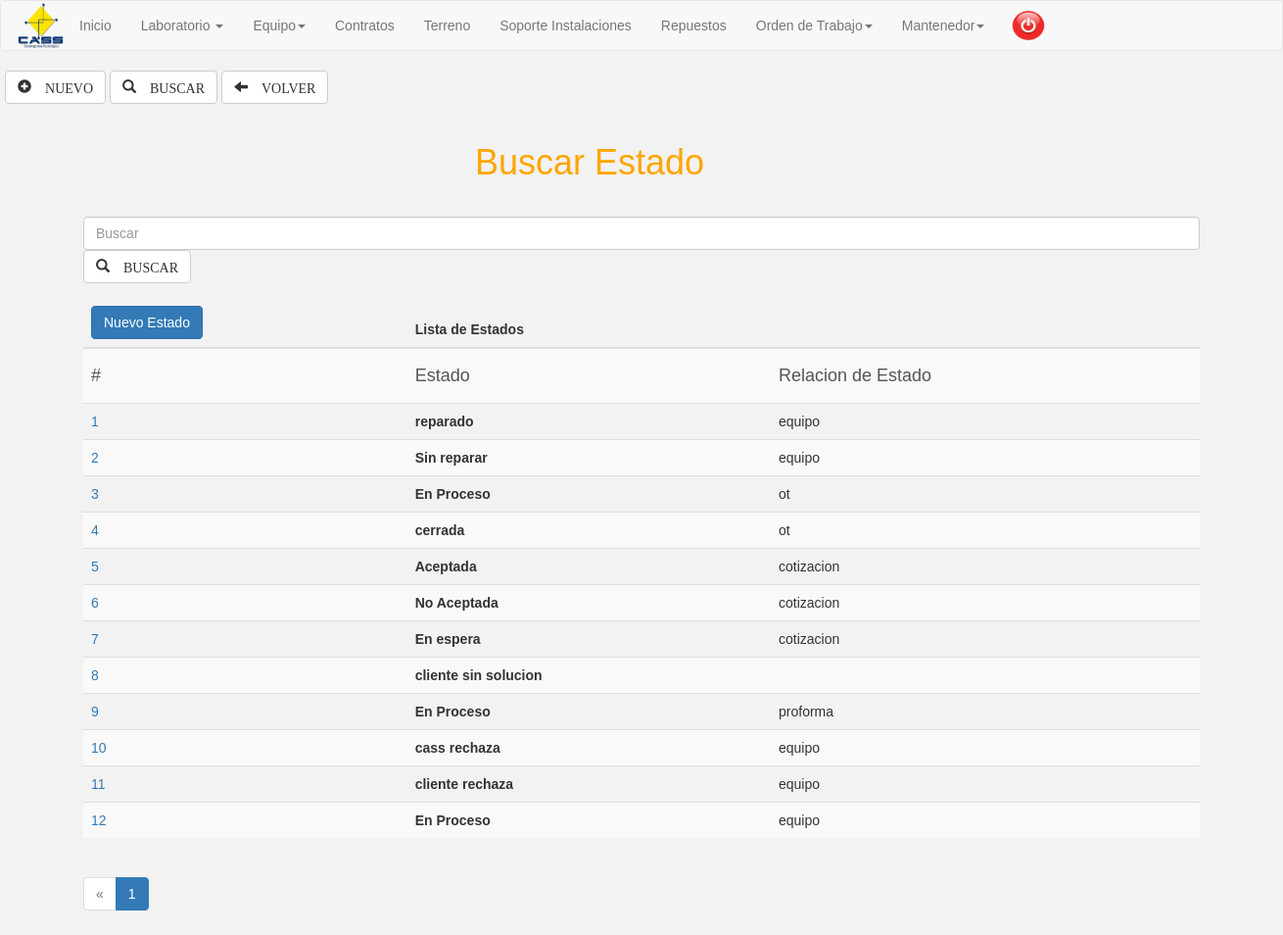
The page /estado.buscar.php (signed in) on the database its author committed.
### tables this page shows
CREATE TABLE `estado` (
  `id_estado` int(11) NOT NULL,
  `estado` varchar(100) NOT NULL,
  `relacion` varchar(30) NOT NULL,
  `Condicion` varchar(15) NOT NULL,
  `Inicio` int(11) NOT NULL
);

### estado.buscar.php (the view, shortened to what this page needs)
<?php
if (isset($_SESSION['correo'])) {?>
<!DOCTYPE html>
<html lang="en">
<head>
	<link rel="stylesheet" href="css/bootstrap.min.css">
	<link rel="stylesheet" href="js/bootstrap.min.js">
</head>
  <nav class="navbar navbar-default">
  <div class="container-fluid">
   <div class="navbar-header">
       <img class="logo" src="img/cass_logo.png" alt="">
    </div>
    <div class="collapse navbar-collapse" id="bs-example-navbar-collapse-1">
      <ul class="nav navbar-nav">
       <li><a  href="inicio.php">Inicio</a></li>
        <li class="dropdown">
          <a href="#" class="dropdown-toggle" data-toggle="dropdown" role="button" aria-haspopup="true" aria-expanded="false">Laboratorio <span class="caret"></span></a>
        </li>
        <li class="dropdown">
          <a href="#" class="dropdown-toggle" data-toggle="dropdown" role="button" aria-haspopup="true" aria-expanded="false">Equipo<span class="caret"></span></a>
        </li>
        <li><a  href="#">Contratos</a></li>
        <li><a  href="#">Terreno</a></li>
        <li><a  href="#">Soporte Instalaciones</a></li>
        <li><a  href="repuesto.php">Repuestos</a></li>
        <li class="dropdown">
           <a href="#" class="dropdown-toggle" data-toggle="dropdown" role="button" aria-haspopup="true" aria-expanded="false">Orden de Trabajo<span class="caret"></span></a>
        </li>
         <li class="dropdown">
          <a href="#" class="dropdown-toggle" data-toggle="dropdown" role="button" aria-haspopup="true" aria-expanded="false">Mantenedor<span class="caret"></span></a>
        </li>
      </ul>
       <a  href="cerrarsesion.php"><img class="cerrar" src="img/cerrar_sesion.png" alt="" ></a>
    </div>
</nav>
<body>
 <div class="contenedor">
<a href="estado.php"><button  class="btn btn-default" type="submit"><span class="glyphicon glyphicon-plus-sign" aria-hidden="true"> NUEVO</span></button></a>
<a href="estado.buscar.php"><button class="btn btn-default" type="submit"><span class="glyphicon glyphicon-search" aria-hidden="true"> BUSCAR</span></button></a>
<button class="btn btn-default" type="button"><span class="glyphicon glyphicon-arrow-left" aria-hidden="true"> VOLVER</span></button>
<br><br>
<form class="form-group" action=""  method="POST">
<div class="container" >
<div class="form-group" id="datos">
<h4><label for="caja_busqueda"><h1>Buscar Estado</h1></label></h4>
    <input type="text" name="busca" id="busqueda" class="form-control" placeholder="Buscar" autofocus="">
    <button type="submit" name="submit" class="btn btn-default"><span class="glyphicon glyphicon-search" aria-hidden="true"> BUSCAR</span></button>
</div>
<table  class="table table-striped" id="" name="" >
<thead>
      <th colspan="1"><a href="cliente.php" class="btn btn-primary">Nuevo Estado</a></th>
      <th colspan="11">Lista de Estados</th>
    </thead>
    <tbody>
      <tr>
        <td><h4>#</h4></td>
        <td><h4>Estado</h4></td>
        <td><h4>Relacion de Estado</h4></td>
      </tr>
<?php
  $dbhandle=mysql_query("SELECT * FROM estado ");
   while($muestra=mysql_fetch_array($dbhandle)){
   echo '<tr>';
   echo '<td>'.'<a style=\"text-decoration:underline;cursor:pointer;\" onclick="eliminarDato(\"'.$muestra['id_estado'].'\")">'.$muestra['id_estado'].'</a>'.'</td>';
   echo '<td>'.'<strong>'.$muestra['estado'].'</strong>'.'</td>';
   echo '<td>'.$muestra['relacion'].'</td>';
}
?>
      </tbody>
</table>
<nav aria-label="">
  <ul class="pagination">
    <li class="disabled"><a href="#" aria-label="Previous"><span aria-hidden="true">&laquo;</span></a></li>
    <li class="active"><a href="#">1 <span class="sr-only">(current)</span></a></li>
</nav>
</div>
</form>
</body>
</html>
<?php
}else{
  echo '<script> window.location="index.php";</script>';
}
?>

### estado.buscar.php (style rules this page uses)
* { font-family: Geneva, Arial, Helvetica, sans-serif; }
body { background: #F2F2F2; }
img.logo { height: 50px; margin: auto; width: 50px; border: auto; }
h1 { margin: 10px 300px 20px 400px; color: orange; border-top: 30px; }
h4 { margin: 10px auto; color: #555555; }
.contenedor { width: 1300px; height: 100px; margin: auto; }
label { color:#555555; }
.cerrar { height: 40px; margin: 5px auto; width: 60px; border: auto; }

### rows shown on the page
estado: id_estado "1", estado "reparado", relacion "equipo"
estado: id_estado "2", estado "Sin reparar", relacion "equipo"
estado: id_estado "3", estado "En Proceso", relacion "ot"
estado: id_estado "4", estado "cerrada", relacion "ot"
estado: id_estado "5", estado "Aceptada", relacion "cotizacion"
estado: id_estado "6", estado "No Aceptada", relacion "cotizacion"
estado: id_estado "7", estado "En espera", relacion "cotizacion"
estado: id_estado "8", estado "cliente sin solucion"
estado: id_estado "9", estado "En Proceso", relacion "proforma"
estado: id_estado "10", estado "cass rechaza", relacion "equipo"
estado: id_estado "11", estado "cliente rechaza", relacion "equipo"
estado: id_estado "12", estado "En Proceso", relacion "equipo"
